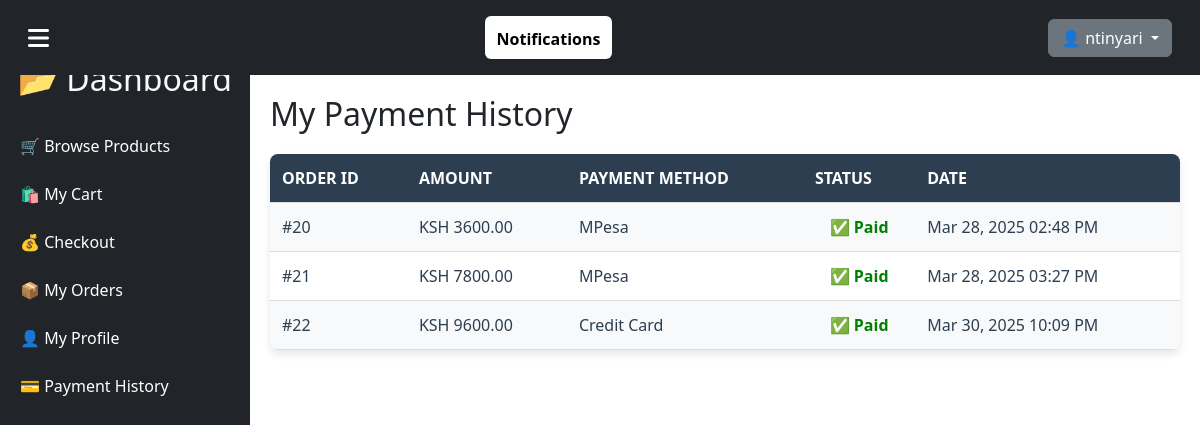
The app's page /orders/payment-history/ (signed in), older data.
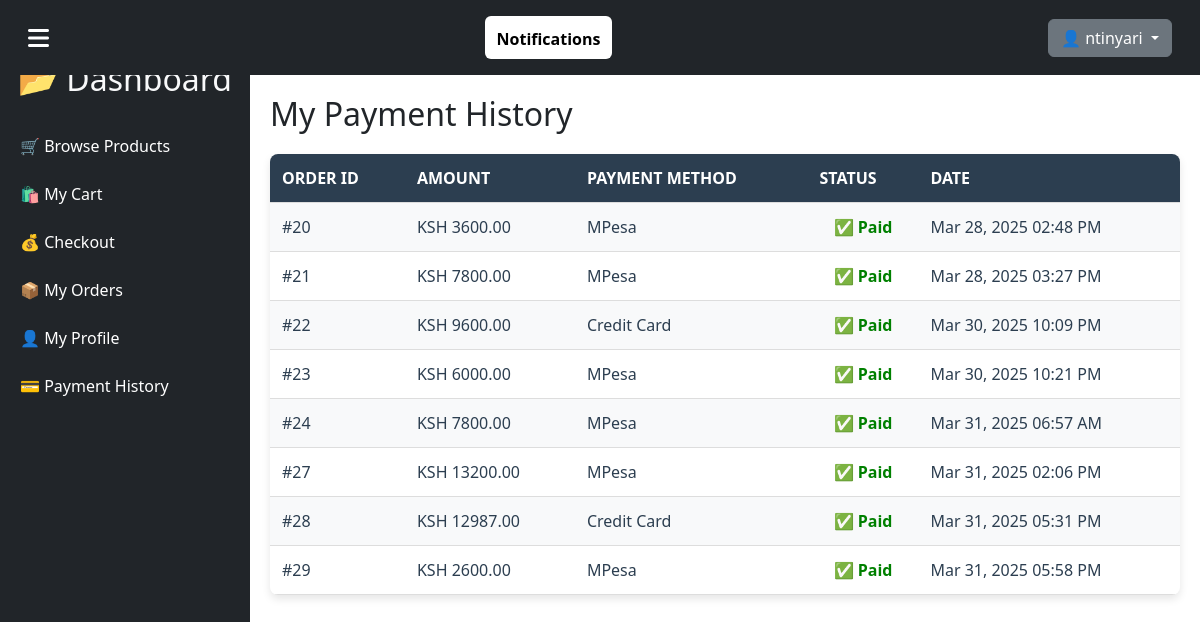
The same page, newer data.
### orders/models.py (models this page shows, shortened)
class Payment(models.Model):
    PAYMENT_METHODS = [
        ('MPesa', 'MPesa'),
        ('Credit Card', 'Credit Card'),
        ('PayPal', 'PayPal'),
    ]
    order = models.OneToOneField('Order', on_delete=models.CASCADE, related_name='payment')
    user = models.ForeignKey(settings.AUTH_USER_MODEL, on_delete=models.CASCADE, null=True, blank=True)
    amount = models.DecimalField(max_digits=10, decimal_places=2)
    payment_status = models.BooleanField(default=False)  # True = Paid, False = Unpaid
    payment_date = models.DateTimeField(auto_now_add=True)
    payment_method = models.CharField(max_length=50, choices=PAYMENT_METHODS)

class Order(models.Model):
    STATUS_CHOICES = [
        ('Pending', 'Pending'),
        ('Processing', 'Processing'),
        ('Shipped', 'Shipped'),
        ('Paid', 'Paid'),
        ('Delivered', 'Delivered'),
        ('Cancelled', 'Cancelled'),
        ('Refunded', 'Refunded'),
    ]
    user = models.ForeignKey(
        settings.AUTH_USER_MODEL, on_delete=models.CASCADE, null=True, blank=True
    )
    cart = models.ForeignKey(
        'Cart', on_delete=models.SET_NULL, null=True, blank=True
    )  # Preserve cart history
    customer_name = models.CharField(max_length=255)
    created_at = models.DateTimeField(auto_now_add=True)
    email = models.EmailField()
    address = models.TextField()
    total_amount = models.DecimalField(max_digits=10, decimal_places=2, default=0.00)
    status = models.CharField(max_length=20, choices=STATUS_CHOICES, default='Pending')
    delivered_at = models.DateTimeField(null=True, blank=True)  # Track delivery date
    payment_status = models.BooleanField(default=False)  # True if payment is received

### orders/views.py (the view)
# urls.py: path("payment-history/", payment_history, name="payment_history"),
@login_required
def payment_history(request):
    payments = Payment.objects.filter(user=request.user)
    return render(request, "payments/payment_history.html", {"payments": payments})

### orders/templates/payments/payment_history.html (shortened to what this page needs)
{% extends 'base.html' %}
{% block content %}
<h2>My Payment History</h2>
<table>
    <tr>
        <th>Order ID</th>
        <th>Amount</th>
        <th>Payment Method</th>
        <th>Status</th>
        <th>Date</th>
    </tr>
    {% for payment in payments %}
    <tr>
        <td>#{{ payment.order.id }}</td>
        <td>KSH {{ payment.amount|floatformat:2 }}</td>
        <td>{{ payment.payment_method }}</td>
        <td class="status">
            {% if payment.payment_status %}
                <span class="paid">✅ Paid</span>
            {% else %}
                <span class="pending">❌ Pending</span>
            {% endif %}
        </td>
        <td>{{ payment.payment_date|date:"M d, Y h:i A" }}</td>
    </tr>
    {% empty %}
    <tr>
        <td colspan="5" class="empty-state">No payments found.</td>
    </tr>
    {% endfor %}
</table>
{% endblock %}

Row changes from the older to the newer data that the page shows:
added Payment: order.id "23", amount "6000.00", payment_method "MPesa", payment_status "✅ Paid", payment_date "Mar 30, 2025 10:21 PM"
added Payment: order.id "24", amount "7800.00", payment_method "MPesa", payment_status "✅ Paid", payment_date "Mar 31, 2025 06:57 AM"
added Payment: order.id "27", amount "13200.00", payment_method "MPesa", payment_status "✅ Paid", payment_date "Mar 31, 2025 02:06 PM"
added Payment: order.id "28", amount "12987.00", payment_method "Credit Card", payment_status "✅ Paid", payment_date "Mar 31, 2025 05:31 PM"
added Payment: order.id "29", amount "2600.00", payment_method "MPesa", payment_status "✅ Paid", payment_date "Mar 31, 2025 05:58 PM"
